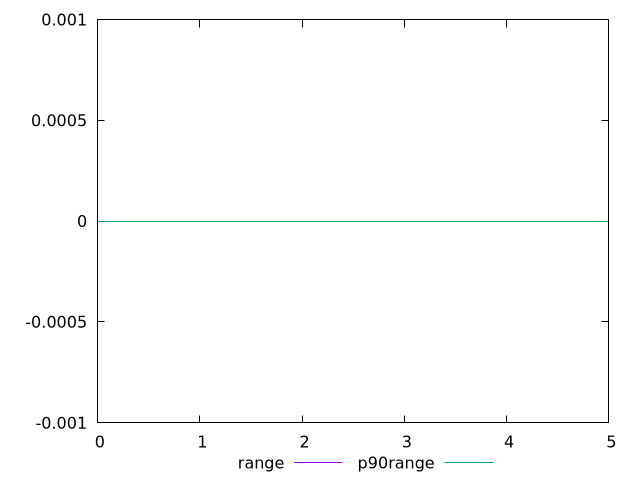

The gnuplot source for this figure:
$_range <<EOF
0 0
1 0
2 0
3 0
4 0
5 0
6 0
EOF
$_p90Range <<EOF
0 0
1 0
2 0
3 0
4 0
5 0
6 0
EOF
set key outside below
set terminal pngcairo
set output "report_00006_2020-11-02T20-21-41.718Z/legacy-javascript/progession_range_p90range.png"
set yrange [-0.001:0.001]
plot $_range title "range" with line ,$_p90Range title "p90range" with line ,
